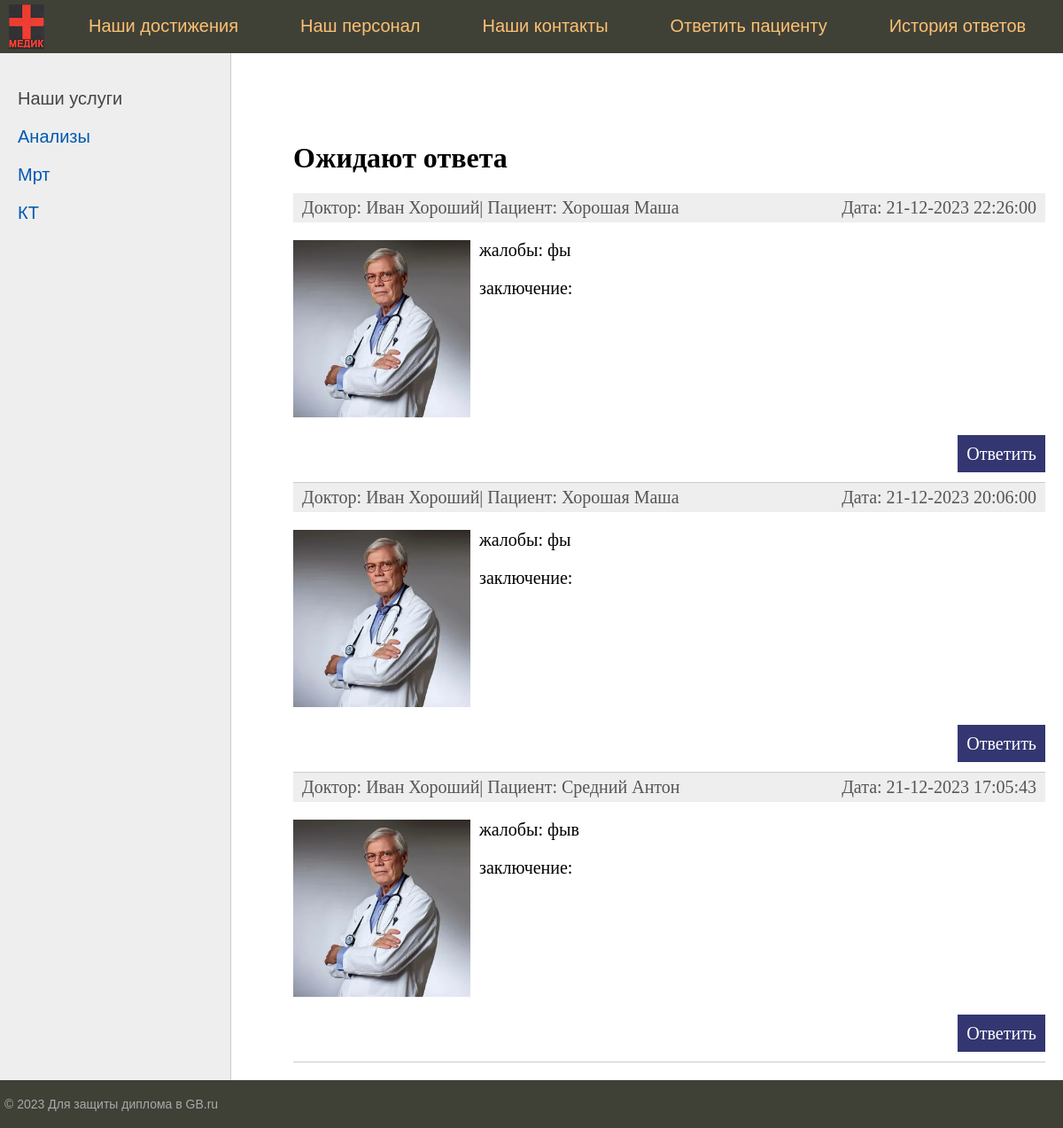
Screenshot of /doctor_history/ (signed in) with the database file from the repository.
### hospital_app/models.py (models this page shows, shortened)
class Appointment(models.Model):
    patient = models.ForeignKey(get_user_model(), on_delete=models.CASCADE, related_name='patient_visits',
                                verbose_name='Пациент')
    doctor = models.ForeignKey(get_user_model(), on_delete=models.CASCADE, related_name='doctor_visits',
                               verbose_name='Доктор')
    start_date_time = models.DateTimeField(verbose_name='Начало приёма')
    end_date_time = models.DateTimeField(verbose_name='Звершение приёма')
    complaint = models.CharField(max_length=500, validators=[RussianLettersValidator()],
                                 blank=True, verbose_name='Жалобы')
    readings = models.TextField(blank=True, validators=[RussianLettersValidator()], verbose_name="Ответ доктора")
    def __str__(self):
        return f"{self.patient} with {self.doctor} from {self.start_date_time} to {self.end_date_time}"

### users/models.py (models this page shows)
class User(AbstractUser):
    photo = models.ImageField(upload_to="users/%Y/%m/%d/", blank=True, null=True, verbose_name="Фотография")
    date_birth = models.DateTimeField(blank=True, null=True, verbose_name="Дата рождения")
    cat_doctor = models.CharField(max_length=500, blank=True, null=True, verbose_name="Категория доктора")

### hospital_app/views.py (the view, shortened to what this page needs)
# urls.py: path('doctor_history/', views.DoctorHistoryListView.as_view(), name='doctor_history'),
class DoctorHistoryListView(UserPassesTestMixin, ListView):
    model = Appointment
    template_name = 'hospital_app/doctor_history.html'  # Путь к вашему шаблону
    context_object_name = 'appointment'
    def test_func(self):
        allowed_groups = ['Doctors', 'staff', 'root']
        return self.request.user.groups.filter(name__in=allowed_groups).exists()
    def get_context_data(self, **kwargs):
        context = super().get_context_data(**kwargs)
        context.update({
            'title': 'Ожидают ответа',
        })
        return context
    def get_queryset(self):
        user = self.request.user
        queryset = Appointment.objects.filter(Q(doctor=user) & Q(readings__exact='')).order_by('-start_date_time')
        print(queryset)
        return queryset

### hospital_app/templatetags/hospital_tags.py (called while the page is built)
@register.simple_tag
def get_menu():
    return menu

@register.simple_tag
def get_menu_left():
    return menu_left

@register.simple_tag
def get_menu_doctor():
    return menu_doctor

### hospital_app/templates/hospital_app/doctor_history.html (shortened to what this page needs)
{% extends 'base.html' %}
{% block content %}
    <h1>{{ title }}</h1>
    <ul class="list-articles">
    {% for appoint in appointment %}
    <li><div class="article-panel">
    <p class="first">Доктор: {{appoint.doctor.first_name}} {{appoint.doctor.last_name}}| Пациент:
	{{ appoint.patient.last_name|default:"неизвестен" }} {{ appoint.patient.first_name }}</p>
	<p class="last">Дата: {{appoint.start_date_time|date:"d-m-Y H:i:s"}}</p>
    </div>
    {% if appoint.doctor.photo %}
        <p><img class="img-article-left" src="{{appoint.doctor.photo.url}} " width="200" height="200"></p>
    {% endif %}
          <p> жалобы: {{ appoint.complaint }}
            {% autoescape off %}
          <p> заключение: {{appoint.readings|linebreaks|truncatewords:40}}<p>
            {% endautoescape %}
            <p class="link-read-post"><a href="{% url 'doctor_answer' appoint.id %}">Ответить</a></p>
        </li>
{% endfor %}
</ul>
{% endblock %}

### hospital_app/static/hospital_app/css/styles.css (style rules this page uses)
html, body { font-family: 'Arial'; margin: 0; padding: 0; height: 100%; width: 100%; color: #444; }
a { color: #0059b2; text-decoration: none; }
img { max-width: 600px; height: auto; }
img.img-article-left { max-width: 300px; height: auto; float: left; padding: 0 10px 10px 0; }
p.link-read-post { text-align: right; }
p.link-read-post a { padding: 10px; min-width: 100px; background: #333671; color: #fff; text-decoration: none; }
div.article-panel { background: #eee; padding: 5px 10px 5px 10px; box-sizing: border-box; overflow: hidden; color: #555; }
div.article-panel p.first { margin: 0; float: left; }
div.article-panel p.last { margin: 0; float: right; }
ul.list-articles { list-style: none; margin: 0; padding: 0; }
ul.list-articles li { border-bottom: 1px solid #ccc; }
.content-text h1 { font-size: 32px; }

### rows the page displays
Appointment: doctor.first_name "Иван", doctor.last_name "Хороший", patient.last_name "Хорошая", patient.first_name "Маша", start_date_time "21-12-2023 22:26:00", doctor.photo (picture), complaint "фы"
Appointment: doctor.first_name "Иван", doctor.last_name "Хороший", patient.last_name "Хорошая", patient.first_name "Маша", start_date_time "21-12-2023 20:06:00", doctor.photo (picture), complaint "фы"
Appointment: doctor.first_name "Иван", doctor.last_name "Хороший", patient.last_name "Средний", patient.first_name "Антон", start_date_time "21-12-2023 17:05:43", doctor.photo (picture), complaint "фыв"

### other values shown
{{ m.title }} "Наши достижения" "Наш персонал" "Наши контакты"
{{ m.title }} "Ответить пациенту" "История ответов"
{{ m.title }} "Анализы" "Мрт" "КТ"
{{ title }} "Ожидают ответа"
